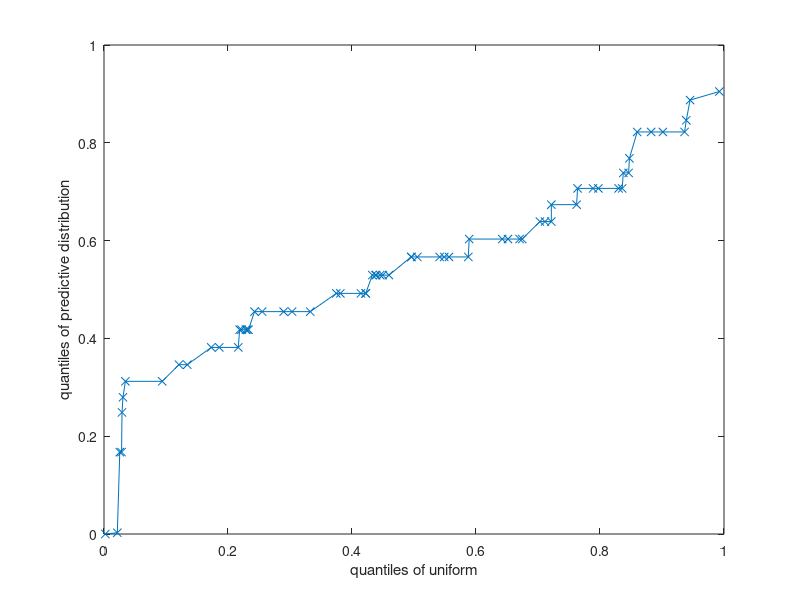

Here is the MATLAB script that generated this plot: (Note: this script raises an error after producing the figure.)
function newcombPostPred()
seed = 1; randn('state', seed); rand('state', seed);

% Data from http://www.stat.columbia.edu/~gelman/book/data/light.asc
D = [28 26 33 24 34 -44 27 16 40 -2  29 22 24 21 25 30 23 29 31 19 ...
     24 20 36 32 36 28 25 21 28 29  37 25 28 26 30 32 36 26 30 22 ...
     36 23 27 27 28 27 31 27 26 33  26 32 32 24 39 28 24 25 32 25 ...
      29 27 28 29 16 23];

doPlot(D)
if doPrintPmtk, doPrintPmtkFigures('newcombPostPredOutlier'); end;

D(6) = []; % remove outlier
doPlot(D)
if doPrintPmtk, doPrintPmtkFigures('newcombPostPred'); end;

%%%%%%%%%%%%%
function doPlot(D)
n  = length(D);

for i=1:n
  ndx = setdiff(1:n, i);
  mu = mean(D(ndx)); sigma = std(D(ndx));
  pred(i) = normcdf(D(i), mu, sigma); % cdf not pdf
end

unif = rand(n,1);
figure;
qqplot(pred, unif);
xlabel('quantiles of uniform')
ylabel('quantiles of predictive distribution')

%figure;
%gqqplot(pred, 'unif');
%hold on
%h=gqqplot(unif, 'unif');
%set(h,'color','r','marker','o')
